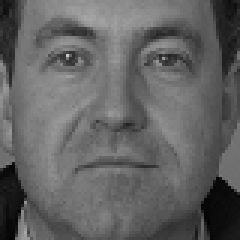
#> input picture labo-lbp/subset/cara1/01.tif, 80 x 80 px (shown 3 times larger)
$ jupyter execute Copia_de_PracticaLBP.ipynb
#> lines starting #> are read from the running program, lines starting #| are printed output that depends on the picture; long printed decimals are rounded
[cell 1]
from scipy import ndimage
from skimage import util
import skimage.io as io
from skimage.transform import resize

import matplotlib.pyplot as plt
import numpy as np

import os

# LBP

## Implementacion
LBP Uniforme

[cell 2]
def lbpPixel(image, pixelX, pixelY):

  pixelLabel = 0
  uniformidad = 0
  # Empezamos a recorrer desde la esquina derecha superior, usamos su valuacion
  # para iniciar la varible con la que chequearemos uniformidad
  valorAnterior = image[pixelX, pixelY] >= image[pixelX + 1, pixelY - 1]

  """
  El orden con el que se comparan los vecinos deberia ser:

  | <------- X
  |          A
  |     C    |
  V          |
  ---------->|

  X: Inicio
  C: Pixel central

  Cualquier shifteo de este recorrido es valido, pero debe tener un orden para
  que el calculo de la uniformidad tenga sentido
  """

  xOffset = 1
  yOffset = -1

  #Derecha
  while xOffset >= 0:
    mayorIgualBrillo = image[pixelX, pixelY] >= image[pixelX + xOffset, pixelY + yOffset]
    pixelLabel += mayorIgualBrillo
    uniformidad += valorAnterior != mayorIgualBrillo
    valorAnterior = mayorIgualBrillo
    xOffset += -1

  #Abajo
  while yOffset <= 0:
    mayorIgualBrillo = image[pixelX, pixelY] >= image[pixelX + xOffset, pixelY + yOffset]
    pixelLabel += mayorIgualBrillo
    uniformidad += valorAnterior != mayorIgualBrillo
    valorAnterior = mayorIgualBrillo
    yOffset += 1

  #Izquierda
  while xOffset <= 0:
    mayorIgualBrillo = image[pixelX, pixelY] >= image[pixelX + xOffset, pixelY + yOffset]
    pixelLabel += mayorIgualBrillo
    uniformidad += valorAnterior != mayorIgualBrillo
    valorAnterior = mayorIgualBrillo
    xOffset += 1

  #Arriba
  while yOffset >= 0:
    mayorIgualBrillo = image[pixelX, pixelY] >= image[pixelX + xOffset, pixelY + yOffset]
    pixelLabel += mayorIgualBrillo
    uniformidad += valorAnterior != mayorIgualBrillo
    valorAnterior = mayorIgualBrillo
    yOffset += -1

  # Calculamos si hubo un ultimo salto entre el inicio y final
  uniformidad += valorAnterior != (image[pixelX, pixelY] >= image[pixelX + 1, pixelY - 1])

  # Devolvemos la categoria apropiada del pixel, si hay mas de 2 saltos de (1 a 0) o (0 a 1)
  # Devolvemos la categoria 9.
  if uniformidad <= 2:
    return pixelLabel
  else:
    return 9

[cell 3]
def lbpImage(image):

  # Como necesitamos 8 vecinos para que la categorizacion tenga sentida, perderemos los bordes
  nuevoAncho = image.shape[0]-2
  nuevaAltura = image.shape[1]-2

  # Creamos una nueva imagen aplicando LBP a cada uno de los pixeles
  imagenLBPImage = np.zeros((nuevoAncho, nuevaAltura))
  for xOffset in range(0,nuevoAncho):
    for yOffset in range(0, nuevaAltura):
      imagenLBPImage[xOffset][yOffset] = lbpPixel(image, xOffset + 1, yOffset + 1)

  return imagenLBPImage

## Prueba de Implementacion

[cell 4]
def bitBinarion(numero, bit):
  binario = (bin(numero)[2:])
  binario = binario[::-1]

  if bit >= len(binario):
    return 0
  else:
    return float(binario[bit])

[cell 5]
prueba = np.asarray([[0,1,0],[0,0,0],[0,1,0]])

fig, axes = plt.subplots(8, 16, figsize=(8, 8))
ax = axes.ravel()

for i in range(128):
  iBinario = bin(i)[2:]

  prueba = np.zeros((3,3))

  prueba[1,1] = 0

  prueba[0,2] = bitBinarion(i, 0)
  prueba[0,1] = bitBinarion(i, 1)
  prueba[0,0] = bitBinarion(i, 2)
  prueba[1,0] = bitBinarion(i, 3)
  prueba[2,0] = bitBinarion(i, 4)
  prueba[2,1] = bitBinarion(i, 5)
  prueba[2,2] = bitBinarion(i, 6)
  prueba[1,2] = bitBinarion(i, 7)

  ax[i].imshow(prueba, cmap=plt.cm.gray)
  ax[i].get_xaxis().set_visible(False)
  ax[i].get_yaxis().set_visible(False)
  ax[i].set_title(lbpPixel(prueba,1,1))
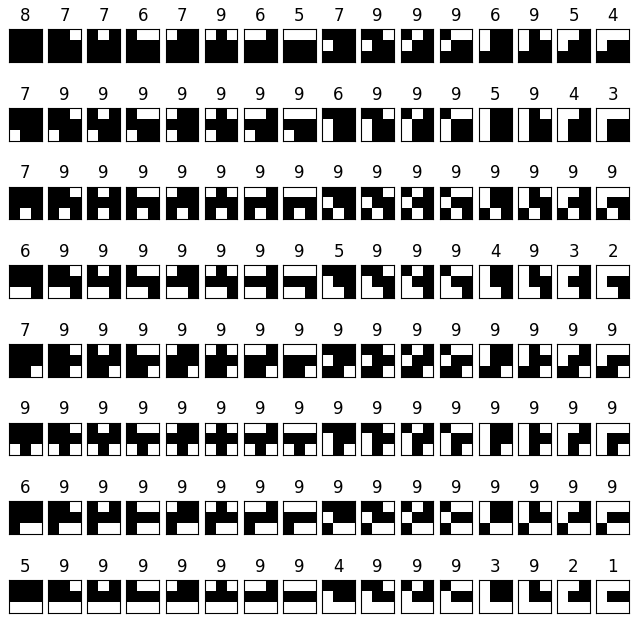
#> figure drawn by matplotlib, 128 panels

# LPB para Reconocimiento de Rostros

Aprobechando que LPB es un descriptor de texturas robusto a los cambios de iluminacion, podemos utilizarlo similarmente a HOG para crear descriptores unicos de objetos. En este caso lo usaremos para encontrar patrones especificos en rostros, que luego usaremos para identificarlos dentro de otras fotos.

Para esta parte utilizaremos un subset de FERET, un data set para reconocimiento de rostros. Las imagenes se puede descargar en [github](https://github.com/VILAlab/FERETsubset)

Este procedimiento se basa completamente en [Face Recognition with Local Binary Patterns](https://link.springer.com/chapter/10.1007/978-3-540-24670-1_36)

## Cargamos un rostro

[cell 6]
imagenFilename = os.path.join("./subset/cara1", '01.tif')
imagenPrueba = io.imread(imagenFilename, as_gray=True)
#> imagenPrueba is the input picture: shape (80, 80); min 1, max 200, mean 98.6

fig, ax = plt.subplots(1, 1, figsize=(10, 10))
ax.imshow(imagenPrueba, cmap=plt.cm.gray)

## Separamos la cara en 7x7 celdas

[cell 7]
# Ya que las imagenes son de 80x80, debemos cambiar sus dimensiones para poder
# separarlas en 7x7 celdas iguales.
print(f"Imagen Original: {imagenPrueba.shape}")
#| Imagen Original: (80, 80)

imagenReEscalada = resize(imagenPrueba, (70, 70))
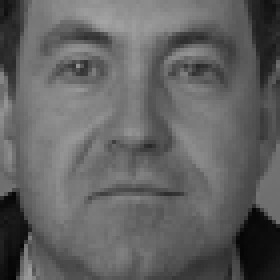
#> imagenReEscalada: shape (70, 70) float64 (shown 4 times larger); min 0.0183, max 0.644, mean 0.387
print(f"Imagen ReEscalada: {imagenReEscalada.shape}")
#| Imagen ReEscalada: (70, 70)

# Creamos las divisiones de 7x7 celdas. Primero dividimos la imagen en 7 filas
# y luego dividimos cada una en 7 columnas
divisiones = []
divicionesVerticales = np.split(imagenReEscalada, 7, axis=0)
#> divicionesVerticales = 7 items
for i in range(7):
  divicionesHorizontales = np.split(divicionesVerticales[i], 7, axis=1)
  divisiones.extend(divicionesHorizontales)
#> after the loop, divisiones = 49 items

fig, axes = plt.subplots(7, 7, figsize=(10, 10))
ax = axes.ravel()
for i in range(49):
  ax[i].imshow(divisiones[i], cmap=plt.cm.gray)
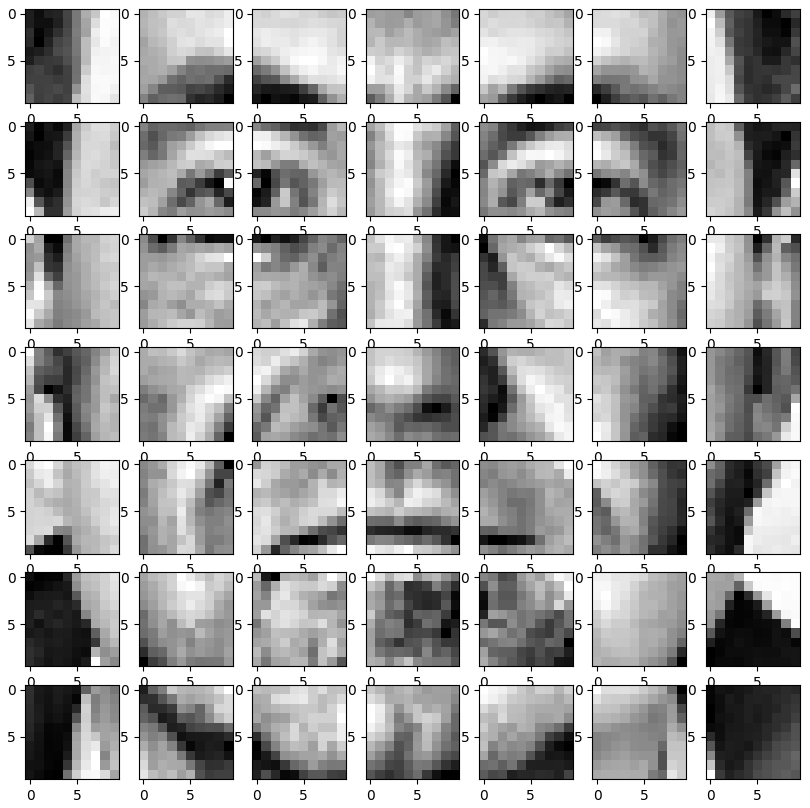
#> figure drawn by matplotlib, 49 panels

## Aplicamos LBP en cada celda de la imagen y creamos su histograma

[cell 8]
# Creamos una lista donde guardar la imagen LBP y su histograma
divisionesLBP = []
divisionesLBPHistograma = []

# Por cada una de las divisiones, aplicamos LBP en ella y generamos el histograma
# de categorias
for i in range(len(divisiones)):
  imagenLBP = lbpImage(divisiones[i])
  divisionesLBP.append(imagenLBP)
  divisionesLBPHistograma.append(np.histogram(imagenLBP, bins=[0,1,2,3,4,5,6,7,8,9,10])[0])
#> this loop made 49 passes
#> (nuevoAncho in lbpImage, nuevaAltura in lbpImage) on passes 1 to 2: (8, 8), (8, 8)

fig, axes = plt.subplots(7, 7, figsize=(18, 18))
ax = axes.ravel()
for i in range(49):
  ax[i].bar(range(10), divisionesLBPHistograma[i])
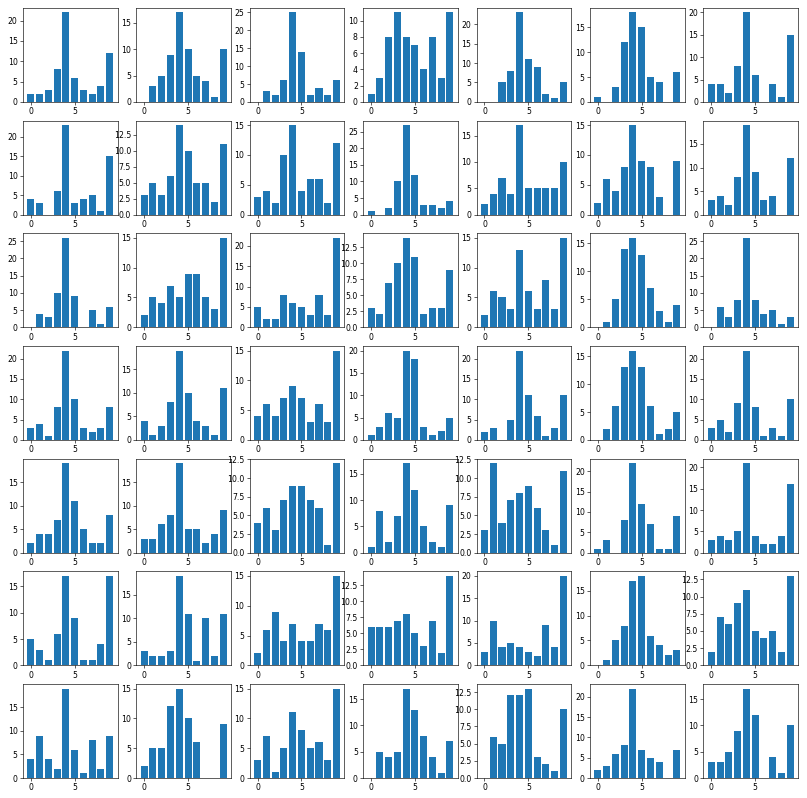
#> figure drawn by matplotlib, 49 panels; panel 1: tallest bar 22 high, from x = 3.6 to 4.4; panel 2: tallest bar 17 high, from x = 3.6 to 4.4; panel 3: tallest bar 25 high, from x = 3.6 to 4.4; panel 5: tallest bar 23 high, from x = 3.6 to 4.4

## Generamos el Descriptor Unico del Rosto

[cell 9]
# Creamos el descriptor unico concatenando cada uno de los histogramas
descriptorUnico = np.concatenate(divisionesLBPHistograma,axis=0)

# **Ejercicio**:
Elegir 3 caras distintas del DataSet **FERET**, para cada una de ellas escogan una foto y calculen el histograma de categorias de LBP. Luego seleccionen otra foto de los rostros elegidos (preferentemente la que tiene un cambio en iluminacion), creen su histograma y calculen la diferencia Chi2 contra los demas histogramas. Verifiquen si el mejor puntaje lo obtuvo el histograma del mismo rostro.

Recuerden que esta comparacion se realiza celda a celda y la suma de cada una sera el puntaje real. Tambien agreguen a la ecuacion un factor de peso segun la celda que estan comparando, de esta forma las celdas donde normalmente se encuentras los ojos deberian valer el doble.

*(Negro significa que esas celdas no tienen peso, blanco significa que valen el doble)*

[cell 10]
cara1aFN = os.path.join("./subset/cara1", '01.tif')
cara1a = io.imread(cara1aFN, as_gray=True)

cara2aFN = os.path.join("./subset/cara2", '01.tif')
cara2a = io.imread(cara2aFN, as_gray=True)
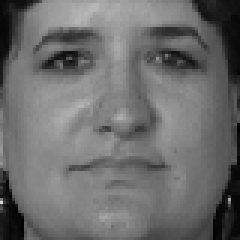
#> input picture labo-lbp/subset/cara2/01.tif, 80 x 80 px (shown 3 times larger)
#> cara2a is the input picture: shape (80, 80); min 1, max 211, mean 108.3

cara3aFN = os.path.join("./subset/cara3", '01.tif')
cara3a = io.imread(cara3aFN, as_gray=True)
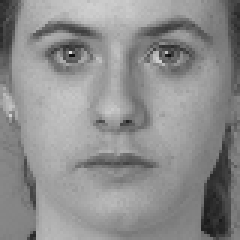
#> input picture labo-lbp/subset/cara3/01.tif, 80 x 80 px (shown 3 times larger)
#> cara3a is the input picture: shape (80, 80); min 15, max 220, mean 141.7

cara1aRe = resize(cara1a, (70, 70))
cara2aRe = resize(cara2a, (70, 70))
cara3aRe = resize(cara3a, (70, 70))
carasa = [cara1aRe, cara2aRe, cara3aRe]

cara1bFN = os.path.join("./subset/cara1", '02.tif')
cara1b = io.imread(cara1bFN, as_gray=True)
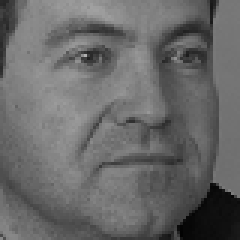
#> input picture labo-lbp/subset/cara1/02.tif, 80 x 80 px (shown 3 times larger)
#> cara1b is the input picture: shape (80, 80); min 2, max 176, mean 104.4

cara2bFN = os.path.join("./subset/cara2", '05.tif')
cara2b = io.imread(cara2bFN, as_gray=True)
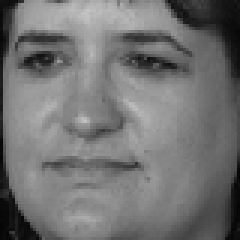
#> input picture labo-lbp/subset/cara2/05.tif, 80 x 80 px (shown 3 times larger)
#> cara2b is the input picture: shape (80, 80); min 5, max 196, mean 114.8

cara3bFN = os.path.join("./subset/cara3", '05.tif')
cara3b = io.imread(cara3bFN, as_gray=True)
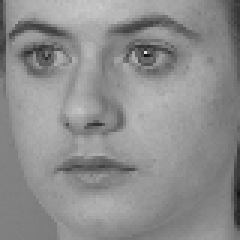
#> input picture labo-lbp/subset/cara3/05.tif, 80 x 80 px (shown 3 times larger)
#> cara3b is the input picture: shape (80, 80); min 15, max 223, mean 141.3

cara1bRe = resize(cara1b, (70, 70))
cara2bRe = resize(cara2b, (70, 70))
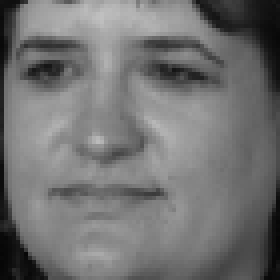
#> cara2bRe: shape (70, 70) float64 (shown 4 times larger); min 0.024, max 0.755, mean 0.45
cara3bRe = resize(cara3b, (70, 70))
carasb = [cara1bRe, cara2bRe, cara3bRe]

pesos = np.array([[1,0.5,0.5,0.5,0.5,0.5,1],
         [1,2,2,0.5,2,2,1],
         [0.5,0.5,0.5,0,0.5,0.5,0.5],
         [0,0.5,0.5,0,0.5,0.5,0],
         [0,0.5,0.5,0.5,0.5,0.5,0],
         [0,0.5,0.5,1,0.5,0.5,0],
         [0,0.5,0.5,0.5,0.5,0.5,0]])

def chidif(hist1, hist2, peso):
  suma = 0

  for i in range(len(hist1)):
    suma += peso*((hist1[i]-hist2[i])**2)/(hist1[i]+hist2[i]+0.0000000001)

  return suma

def histgen(caras):
  hists = []
  for cara in caras:
    divisiones = []
    divicionesVerticales = np.split(cara, 7, axis=0)
    for i in range(7):
      divicionesHorizontales = np.split(divicionesVerticales[i], 7, axis=1)
      divisiones.extend(divicionesHorizontales)

    divisionesLBP = []
    divisionesLBPHistograma = []

    for i in range(len(divisiones)):
      imagenLBP = lbpImage(divisiones[i])
      divisionesLBP.append(imagenLBP)
      divisionesLBPHistograma.append(np.histogram(imagenLBP, bins=[0,1,2,3,4,5,6,7,8,9,10])[0])
    hists.append(divisionesLBPHistograma)
#> this loop made 3 passes
  return hists

histsa = histgen(carasa)
histsb = histgen(carasb)
#> the loop in histgen (call 2), `for cara in caras:` made 3 passes
diferencias = []
for i in range(len(histsa)):
  difi = []
  for j in range(len(histsb)):
    suma = 0
    for k1 in range(len(histsa[0])):
      ind = (k1%7,k1//7)
      suma += chidif(histsa[i][k1], histsb[j][k1], pesos[ind[0],ind[1]])
    difi.append(suma)
  diferencias.append(difi)

diferencias = np.array(diferencias)
print(diferencias)
#| [[300.466  393.892  426.585]
#|  [458.242 281.018   394.936]
#|  [359.363 412.342 319.230]]
